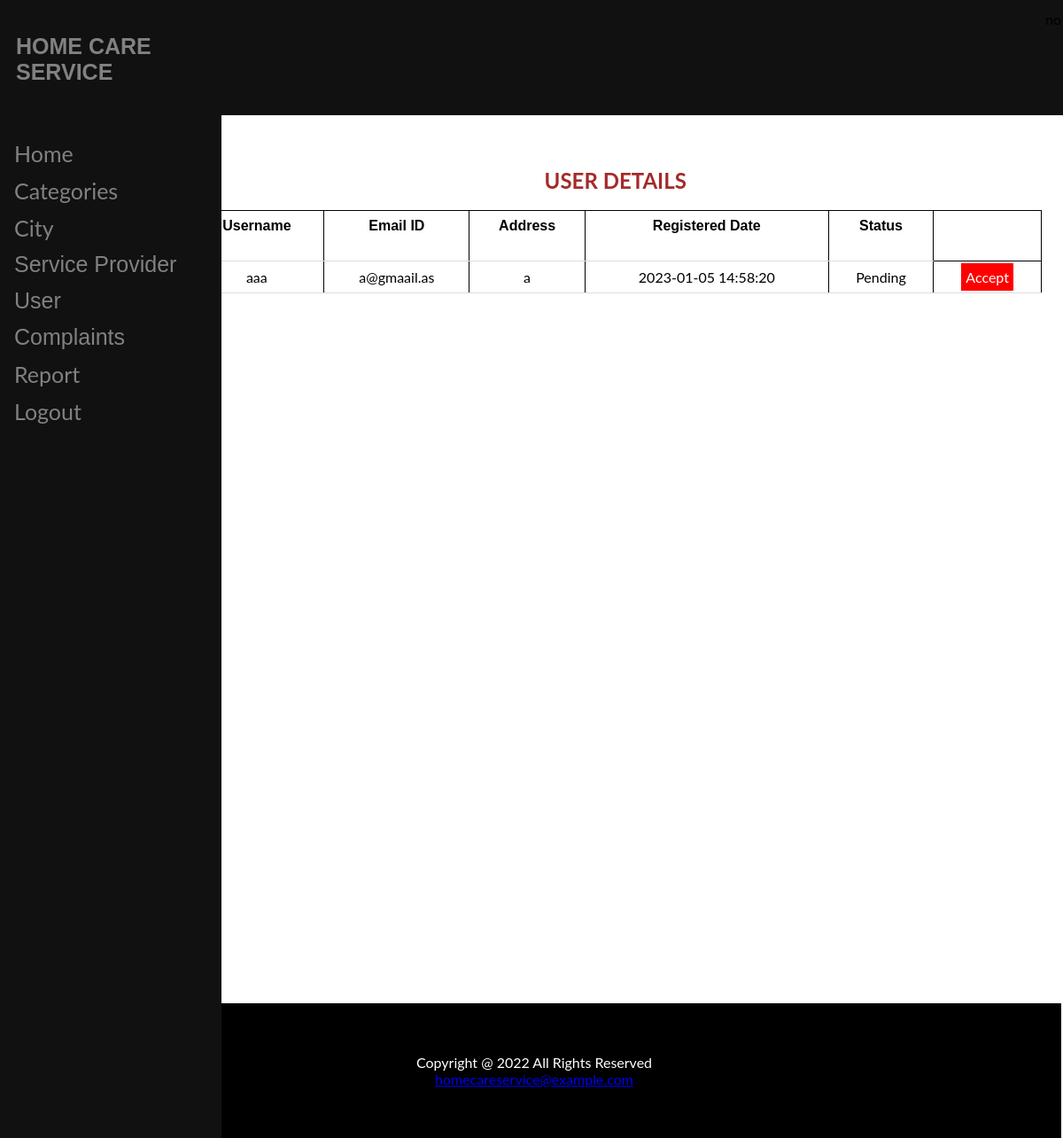
The page /adminuserreg.php on the database its author committed.
### tables this page shows
CREATE TABLE `users` (
  `uusername` text NOT NULL,
  `email` text NOT NULL,
  `address` varchar(100) NOT NULL,
  `upassword` text NOT NULL,
  `date` text NOT NULL,
  `status` varchar(100) NOT NULL
);

### adminuserreg.php (the view, shortened to what this page needs)
<html>
<?php include"adminheader.php"?>
</head>
<body>
<form action="category.php" method="post">
<div style="margin-left:16%;padding:1px 16px;height:1000px;">
    <br>
    <br>
    <h2>USER DETAILS</h2>
    <?php
include"dbconfig.php";
$result = mysqli_query($handle, "SELECT * FROM users where status='pending'");
echo '<table border="0" cellspacing="2" cellpadding="2">
      <tr>
          <td> <font face="Arial"><h4>Username </h4></font> </td>
          <td> <font face="Arial"><h4>Email ID </h4></font> </td>
          <td> <font face="Arial"><h4>Address</h4></font> </td>
          <td> <font face="Arial"><h4>Registered Date</h4></font> </td>
          <td> <font face="Arial"><h4>Status</h4></font> </td>
      </tr>';
  while ($row = $result->fetch_assoc())
  {
      $field1name = $row["uusername"];
      $field2name = $row["email"];
      $field3name = $row["address"];
      $field4name = $row["date"];
      $field5name = $row["status"];
      echo '<tr>
                <td>'.$field1name.'</td>
                <td>'.$field2name.'</td>
                <td>'.$field3name.'</td>
                <td>'.$field4name.'</td>
                <td>'.$field5name.'</td>';
                echo "<td><a class='bt' href='adminuserreg.php?acpt=".$row["uusername"]."'>Accept</a></td>";
                echo "</tr>";
}
echo "</table>";
?>
</div>
<?php include"footer.php"?>

### adminheader.php (style rules this page uses)
body { font-family: "Lato", sans-serif; }

### adminuserreg.php (style rules this page uses)
h2 { text-align: center; color: brown; }
.bt { text-decoration:none; background-color: red; color: white; padding: 6px 5px; border: none; }
table { border: 1px solid; border-collapse: collapse; width: 100%; }
th, td { padding: 8px; text-align: center; border: 1px solid; border-bottom: 1px solid #ddd; }

### rows shown on the page
users: uusername "aaa", email "a@gmaail.as", address "a", date "2023-01-05 14:58:20", status "Pending"
